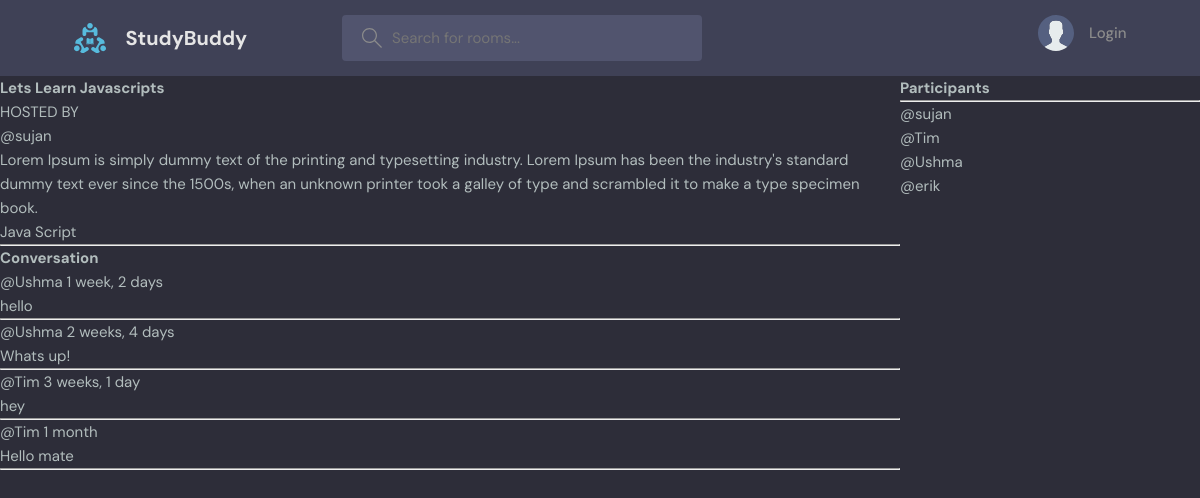
The page /room/1/ on the database its author committed.
### base/models.py (models this page shows, shortened)
class Room(models.Model):
    host = models.ForeignKey(User, on_delete=models.SET_NULL, null=True)
    topic = models.ForeignKey(Topic, on_delete=models.SET_NULL, null=True)
    name = models.CharField(max_length=200)
    description = models.TextField(null=True, blank=True)
    participants = models.ManyToManyField(User, related_name='participants', blank=True)
    updated = models.DateTimeField(auto_now=True)
    created = models.DateTimeField(auto_now_add=True)
    class Meta:
        ordering = ['-updated', '-created']

class Topic(models.Model):
    name = models.CharField(max_length=200)
    def __str__(self):
        return self.name

class Message(models.Model):
    user = models.ForeignKey(User, on_delete=models.CASCADE)
    room = models.ForeignKey(Room, on_delete=models.CASCADE)
    body = models.TextField()
    updated = models.DateTimeField(auto_now=True)
    created = models.DateTimeField(auto_now_add=True)
    class Meta:
        ordering = ['-updated', '-created']

### base/views.py (the view, shortened to what this page needs)
# urls.py: path('room/<str:pk>/', views.room, name="room"),
def room(request, pk):
    room = Room.objects.get(id=pk)
    room_messages = Message.objects.filter(room_id = pk).order_by('-created')
    participants = room.participants.all()
    context = {'room': room, 'room_messages': room_messages, 'participants': participants}
    return render(request,'base/room.html', context)

### base/templates/base/room.html (shortened to what this page needs)
{% extends 'main.html' %}
{% block content %}
<div class="room-container">
    <div>
        <h1>{{room.name}}</h1>
        <p>HOSTED BY</p>
        <small>@{{room.host}}</small>
        <P>{{room.description}}</P>
            {{room.topic}}
        <hr>
        <div class="comment-wrapper">
            <h3>Conversation</h3>
            {% for message in room_messages %}
                <div>
                    <small>@{{message.user}} {{message.created|timesince}}</small>
                    <p>{{message.body}}</p>
                    <hr>
                </div>
            {% endfor %}
        </div>
    </div>
    <div>
        <h3>Participants</h3>
        <hr>
        {% for user in participants %}
            <p>@{{user}}</p>
        {% endfor %}
    </div>
</div>
{% endblock content %}

### static/styles/style.css (style rules this page uses)
:root { --color-main: #71c6dd; --color-main-light: #e1f6fb; --color-dark: #3f4156; --color-dark-medium: #51546e; --color-dark-light: #696d97; --color-light: #e5e5e5; --color-gray: #8b8b8b; --color-light-gray: #b2bdbd; --color-bg: #2d2d39; --color-success: #5dd693; --color-error: #fc4b0b; }
* { font-family: "DM Sans", -apple-system, BlinkMacSystemFont, "Segoe UI", Roboto, Oxygen, Ubuntu, Cantarell, "Open Sans", "Helvetica Neue", sans-serif; margin: 0; padding: 0; box-sizing: border-box; text-rendering: optimizeLegibility; font-size: inherit; }
html { font-size: 56.25%; }
@media only screen and (min-width: 1200px) { html { font-size: 62.5%; } }
body { line-height: 1.6; font-weight: 400; font-size: 1.5rem; color: var(--color-light-gray); background-color: var(--color-bg); min-height: 100vh; }

### base/templates/base/room.html (style rules this page uses)
.room-container { display: grid; grid-template-columns: 3fr 1fr; }

### rows shown on the page
Room: name "Lets Learn Javascripts", host "sujan", description "Lorem Ipsum is simply dummy text of the printing and typesetting industry. Lorem Ipsum has been the industry's standard dummy text ever since the 1500s, when an unknown printer took a galley of type and scrambled it to make a type specimen book.", topic "Java Script"
Message: user "Ushma", created "1 week, 2 days", body "hello"
Message: user "Ushma", created "2 weeks, 4 days", body "Whats up!"
Message: user "Tim", created "3 weeks, 1 day", body "hey"
Message: user "Tim", created "1 month", body "Hello mate"

### other values the page prints
{{ user }} "sujan"
{{ user }} "Tim"
{{ user }} "Ushma"
{{ user }} "erik"
